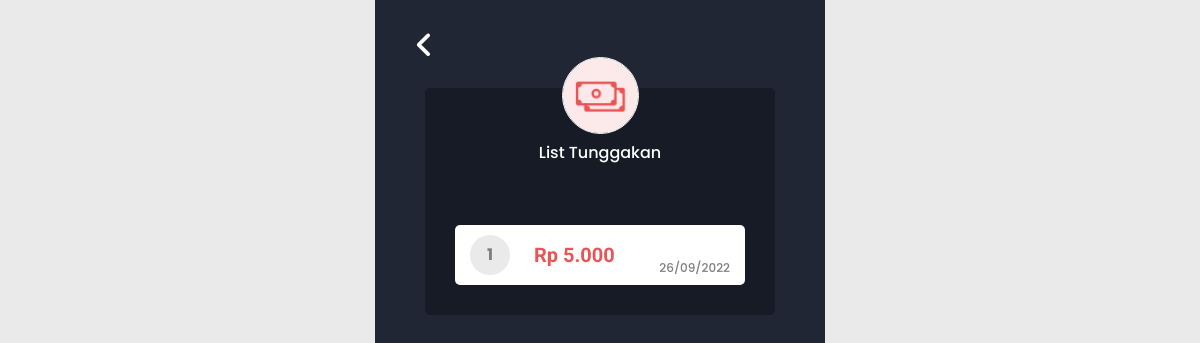
Page /list.tunggakan.php (signed in) on the earlier database version.
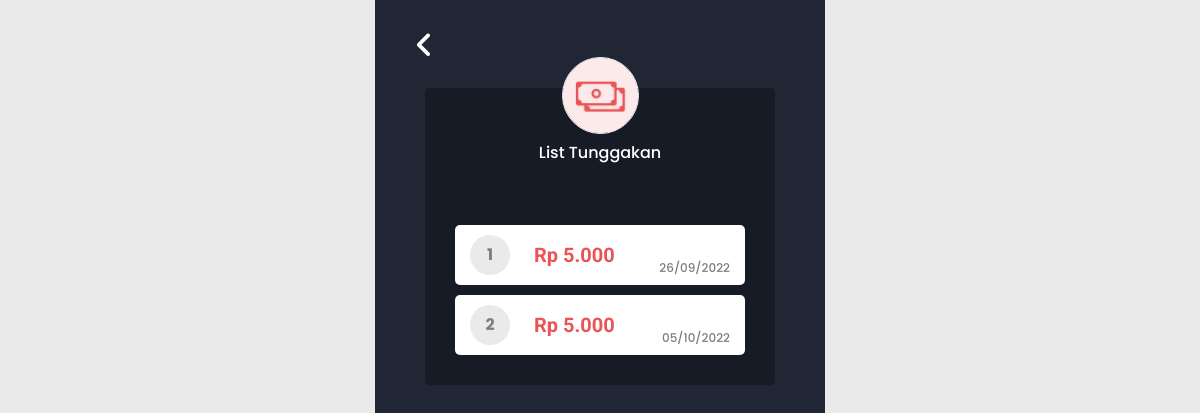
Same page on the later database version.
### tables this page shows
CREATE TABLE `list_tunggakan` (
  `id` int(11) NOT NULL,
  `id_akun` int(11) NOT NULL,
  `nominal` int(11) NOT NULL,
  `tanggal_tagihan` varchar(200) NOT NULL
);

### list.tunggakan.php (the view, shortened to what this page needs)
<?php
include "connect.php";
include "head.php";
$id = $_SESSION["id"];
$tb_tunggakan = mysqli_query($conn, "SELECT * FROM list_tunggakan WHERE id_akun='$id'");
?>
  <div class="container3">
    <div class="top-button">
      <a href="./"><i class="fa-solid fa-angle-left"></i></a>
    </div>
    <div class="card-listTung">
      <div class="box">
        <img src="img/icon/icon-10.png" width="75">
        <h2>List Tunggakan</h2>
      </div>
      <div class="conList">
        <?php
        $i = 1;
        while($data = mysqli_fetch_array($tb_tunggakan)) {
        ?>
          <div data-id="<?=$data['id']?>" class="cardList">
            <div>
              <p><?=$i?></p>
              <h4>Rp <?= number_format($data['nominal'], 0, ',', '.') ?></h4>
            </div>
            <p><?=$data['tanggal_tagihan']?></p>
          </div>
        <?php
        $i++;
        }
        ?>
      </div>
    </div>
  </div>
<?php
include "footer.php";
?>

### head.php (shortened to what this page needs)
<!DOCTYPE html>
<html lang="en">
<head>
  <link rel="stylesheet" href="cdn/sweetalert2.min.css">
  <link rel="stylesheet" href="https://cdnjs.cloudflare.com/ajax/libs/font-awesome/6.2.0/css/all.min.css" />
  <link rel="stylesheet" href="https://cdnjs.cloudflare.com/ajax/libs/lightbox2/2.11.3/css/lightbox.css">
  <link rel="stylesheet" href="css/reset.css">
  <link rel="stylesheet" href="css/login.css">
  <link rel="stylesheet" href="css/home.css">
  <link rel="stylesheet" href="css/profil.css">
  <link rel="stylesheet" href="css/statusPembayaran.css">
  <link rel="stylesheet" href="css/list.tung.css">
  <link rel="stylesheet" href="css/pembayaran.css">
  <link rel="stylesheet" href="css/pending.css">
  <link rel="stylesheet" href="css/admin.css">
  <link rel="stylesheet" href="css/admin.verifikasi.list.css">
  <link rel="stylesheet" href="css/admin.setting.tambah.css">
</head>
<body>

### footer.php (shortened to what this page needs)
</body>
</html>

### css/profil.css (style rules this page uses)
.container3 { max-width: 450px; min-height: 100vh; margin: 0 auto; background-color: #212635; padding-top: 30px; }
.top-button { display: flex; flex-direction: row; justify-content: space-between; padding: 0 40px; }
.top-button > i, .top-button > a > i { color: #fff; font-size: 30px; cursor: pointer; transition: .3s; }

### css/list.tung.css (style rules this page uses)
.card-listTung { max-width: 350px; height: max-content; background-color: #0000004a; border-radius: 5px; margin: 0 auto; margin-top: 25px; padding: 20px; }
.card-listTung > .box { margin: 0 auto; position: relative; top: -50px; text-align: center; }
.card-listTung > .box > img { width: 75px; height: 75px; border-radius: 50%; object-fit: cover; background-color: #fff; outline: 1px solid #fff; cursor: pointer; }
.card-listTung > .box > h2 { font-family: 'Poppins', sans-serif; font-size: 16px; font-weight: 500; color: #fff; text-transform: capitalize; }
.card-listTung > .conList { max-width: 100%; max-height: 290px; overflow: hidden; margin-top: 10px; padding: 0 10px; }
.card-listTung > .conList > .cardList { max-width: 301px; height: 60px; background-color: #fff; display: flex; flex-direction: row; justify-content: space-between; border-radius: 5px; margin-bottom: 10px; padding: 0 15px; align-items: center; }
.card-listTung > .conList > .cardList > div { display: flex; flex-direction: row; gap: 24px; align-items: center; }
.card-listTung > .conList > .cardList > div > h4 { color: #EA5455; font-family: 'Roboto', sans-serif; font-weight: 700; font-size: 20px; }
.card-listTung > .conList > .cardList > div > p { display: block; width: 40px; height: 40px; border-radius: 50%; background-color: #EAEAEA; color: #7E7E7E; font-family: 'Poppins', sans-serif; font-weight: 700; font-size: 16px; text-align: center; padding: 7px 0; }
.card-listTung > .conList > .cardList > p { color: #7E7E7E; font-family: 'Poppins', sans-serif; font-weight: 500; font-size: 12px; position: relative; bottom: -13px; }
.card-listTung > .conList > .cardList { transition: .3s; cursor: pointer; }

Differences in the rows shown:
added list_tunggakan: nominal "5.000", tanggal_tagihan "05/10/2022"
